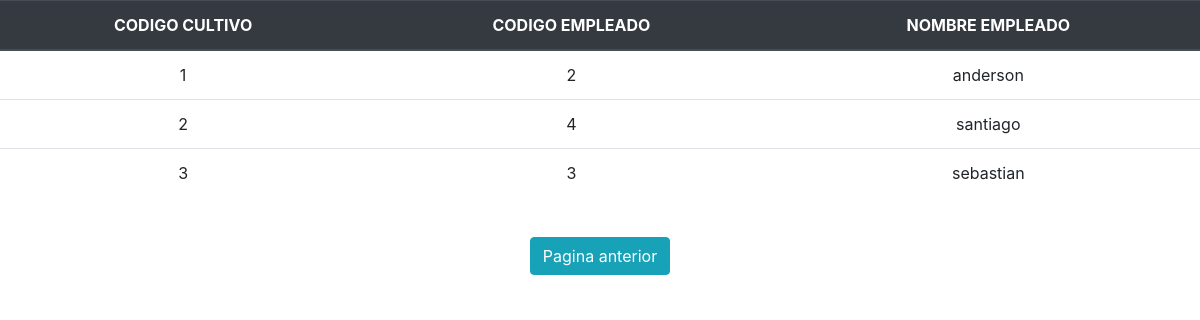
/Consulta/empleados_cultivo.php, run on an earlier commit of the app's database.
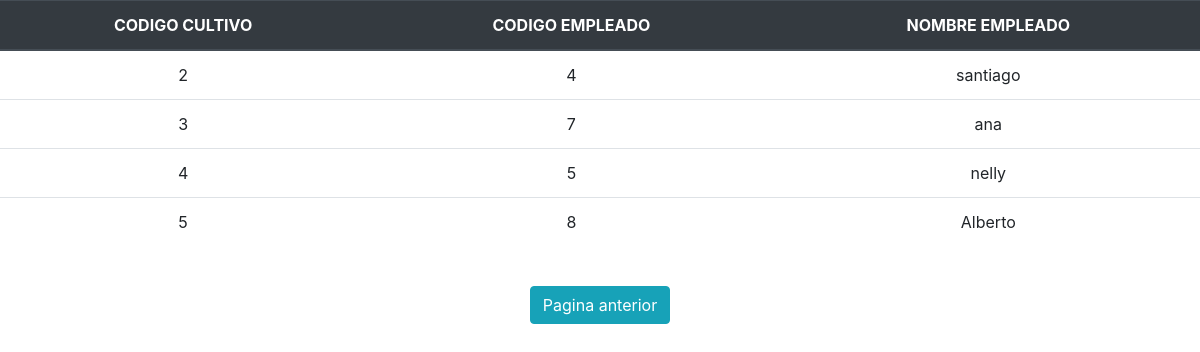
And on a later commit of the database.
### tables this page shows
CREATE TABLE IF NOT EXISTS `cultivo` (
  `codigo_cultivo` int(11) NOT NULL AUTO_INCREMENT,
  `codigo_empleado` int(11) NOT NULL,
  `codigo_planta` int(11) NOT NULL,
  `cantidad_cultivo` int(11) NOT NULL DEFAULT '0',
  `humedad_cultivo` int(11) NOT NULL DEFAULT '0',
  `edad_cultivo` int(11) NOT NULL DEFAULT '0',
  `dias_abono` int(11) NOT NULL DEFAULT '0',
  `crecimiento` int(11) NOT NULL DEFAULT '0',
  `muerte` int(11) NOT NULL DEFAULT '0',
  `termino` int(11) NOT NULL DEFAULT '0',
  PRIMARY KEY (`codigo_cultivo`)
);

CREATE TABLE IF NOT EXISTS `empleado` (
  `codigo_empleado` int(11) NOT NULL AUTO_INCREMENT,
  `cedula` int(11) NOT NULL,
  `nombre` varchar(25) NOT NULL,
  `apellido1` varchar(25) NOT NULL,
  `apellido2` varchar(25) NOT NULL,
  `telefono` int(11) NOT NULL,
  `eliminar` int(11) NOT NULL,
  PRIMARY KEY (`codigo_empleado`)
);

### Consulta/empleados_cultivo.php (the view, shortened to what this page needs)
<!DOCTYPE html>
<html>
<head>
                <link rel="stylesheet" href="../css/bootstrap.min.css">
</head>
<body>
            <div>
                    <table align="center" class="table">
                        <thead class="thead-dark">
                            <tr>
                                <th class="thead-dark" scope="col"><center>CODIGO CULTIVO</center></th>
                                <th class="thead-dark" scope="col"><center>CODIGO EMPLEADO</center></th>
                                <th class="thead-dark" scope="col"><center>NOMBRE EMPLEADO</center></th>
                            </tr>
                            </thead>
			<?php
				require('../conexion.php');
				$sql="SELECT codigo_cultivo, cultivo.codigo_empleado, nombre FROM cultivo INNER JOIN empleado ON cultivo.codigo_empleado = empleado.codigo_empleado WHERE (muerte = 0 AND termino = 0)";
				$resultado= mysqli_query($link,$sql);
				while($extraido=mysqli_fetch_array($resultado))
				{
					echo "<tr align='center'><td>".$extraido['codigo_cultivo']."</td>";
					echo "<td>".$extraido['codigo_empleado']."</td>";
					echo "<td>".$extraido['nombre']."</td></tr>";
				}
			?>
            </table>
                <center> <table align="center">
                <BR>
                <tr>
                <p><button class="btn btn-info" onclick=location.href='../index.php'>Pagina anterior</button></p>
                </tr>
                </table>
                </center>
            </div>
    </body>
</html>

What changed in the data, as far as the page shows it:
no longer on this page (row edited): cultivo: codigo_cultivo "1", codigo_empleado "2", empleado.nombre "anderson"
changed cultivo id 3: codigo_empleado "3" → "7"; empleado.nombre "sebastian" → "ana"
now on this page (row edited): cultivo: codigo_cultivo "4", codigo_empleado "5", empleado.nombre "nelly"
added cultivo: codigo_cultivo "5", codigo_empleado "8", empleado.nombre "Alberto"
